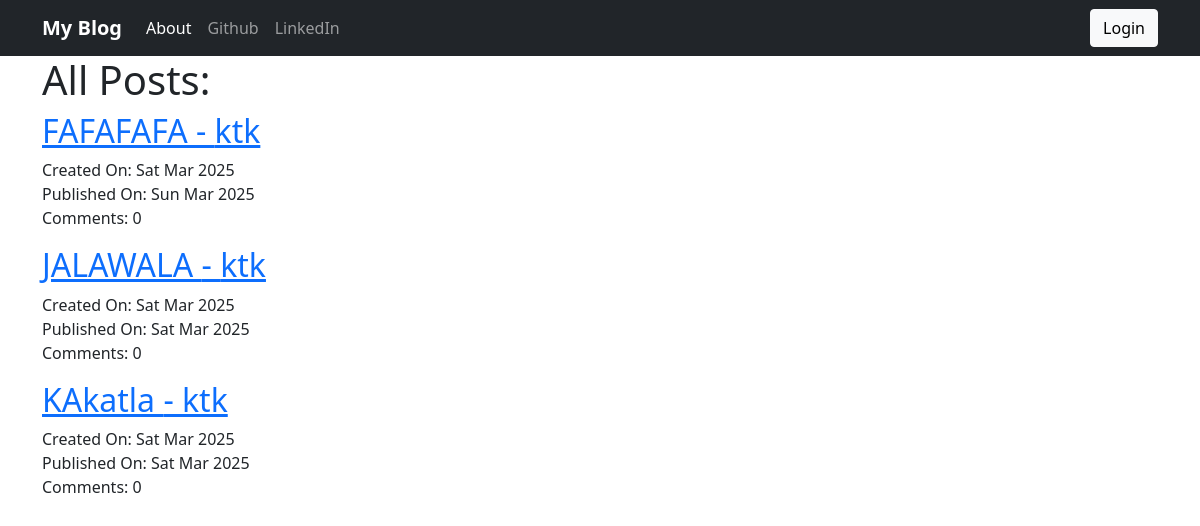
The app's page /, older data.
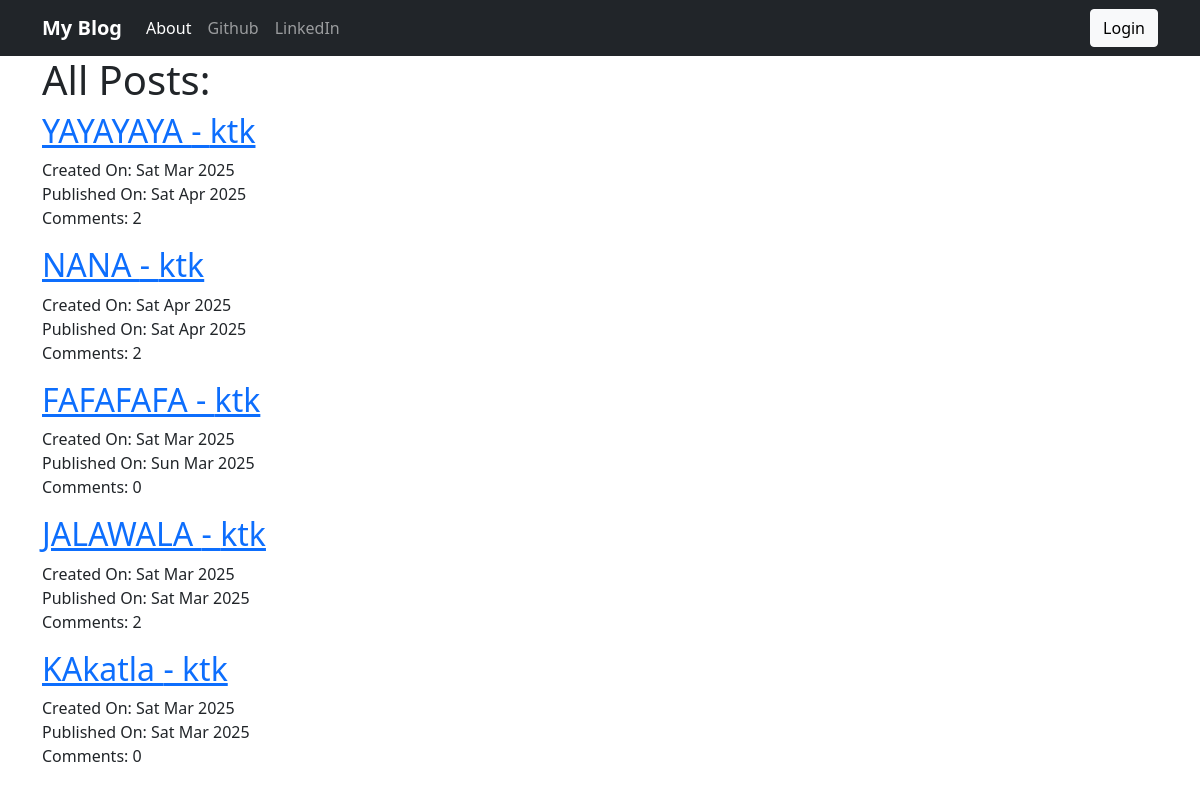
The same page, newer data.
### blog/models.py (models this page shows, shortened)
class Post(models.Model):
    author = models.ForeignKey('auth.User', on_delete=models.CASCADE)
    title = models.CharField(max_length=256)
    text = models.TextField()
    create_date = models.DateTimeField(default=timezone.now)
    published_date = models.DateTimeField(blank=True, null=True)
    def get_approved_comments(self):
        return self.comments.filter(approved_comment=True)

### blog/views.py (the view)
# urls.py: path('', views.PostListView.as_view(), name='post_list'),
class PostListView(ListView):
    model = Post
    def get_queryset(self):
        return Post.objects.filter(published_date__lte=timezone.now()).order_by('-published_date')

### blog/templates/blog/post_list.html
{% extends 'blog/base.html' %}
{% block body_block %}
    <div class="centerstage">
        <h1>All Posts: </h1>
        <div class ='jumbotron'>
                {% for post in post_list %}
                <div class="post">
                    <h2><a href="{% url 'blog:post_detail' pk=post.pk %}">{{post.title}} - {{post.author}}</a></h2>
                    <div class="date createddate">
                        <p>Created On: {{post.create_date | date:'D M Y'}}<br>Published On: {{post.published_date | date:'D M Y'}}<br>Comments: {{ post.get_approved_comments.count }}</p>
                    </div>
                </div>
                {% empty %}
                <h2>No Posts to show!</h2>
                {% endfor %}
        </div>
    </div>
{% endblock %}

Row changes from the older to the newer data that the page shows:
now on this page (row edited): Post: title "YAYAYAYA", author "ktk", create_date "Sat Mar 2025", published_date "Sat Apr 2025", get_approved_comments.count "2"
now on this page (row edited): Post: title "NANA", author "ktk", create_date "Sat Apr 2025", published_date "Sat Apr 2025", get_approved_comments.count "2"
changed Post "JALAWALA": get_approved_comments.count "0" → "2"
